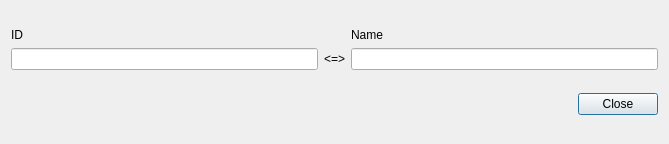
<?xml version="1.0" encoding="UTF-8"?>
<ui version="4.0">
 <class>Dialog</class>
 <widget class="QDialog" name="Dialog">
  <property name="geometry">
   <rect>
    <x>0</x>
    <y>0</y>
    <width>669</width>
    <height>144</height>
   </rect>
  </property>
  <property name="windowTitle">
   <string>Dialog</string>
  </property>
  <layout class="QGridLayout" name="gridLayout_2">
   <item row="0" column="0">
    <layout class="QGridLayout" name="gridLayout" rowstretch="0,0" columnstretch="1,0,1">
     <item row="1" column="2">
      <widget class="QLineEdit" name="txt_names"/>
     </item>
     <item row="0" column="2">
      <widget class="QLabel" name="label_2">
       <property name="sizePolicy">
        <sizepolicy hsizetype="Preferred" vsizetype="Fixed">
         <horstretch>0</horstretch>
         <verstretch>0</verstretch>
        </sizepolicy>
       </property>
       <property name="text">
        <string>Name</string>
       </property>
      </widget>
     </item>
     <item row="0" column="0">
      <widget class="QLabel" name="label">
       <property name="sizePolicy">
        <sizepolicy hsizetype="Preferred" vsizetype="Fixed">
         <horstretch>0</horstretch>
         <verstretch>0</verstretch>
        </sizepolicy>
       </property>
       <property name="text">
        <string>ID</string>
       </property>
      </widget>
     </item>
     <item row="1" column="0">
      <widget class="QLineEdit" name="txt_id">
       <property name="autoFillBackground">
        <bool>false</bool>
       </property>
      </widget>
     </item>
     <item row="1" column="1">
      <widget class="QLabel" name="label_3">
       <property name="text">
        <string>&lt;=&gt;</string>
       </property>
      </widget>
     </item>
    </layout>
   </item>
   <item row="1" column="0">
    <widget class="QDialogButtonBox" name="buttonBox">
     <property name="orientation">
      <enum>Qt::Horizontal</enum>
     </property>
     <property name="standardButtons">
      <set>QDialogButtonBox::Close</set>
     </property>
    </widget>
   </item>
  </layout>
 </widget>
 <resources/>
 <connections>
  <connection>
   <sender>buttonBox</sender>
   <signal>accepted()</signal>
   <receiver>Dialog</receiver>
   <slot>accept()</slot>
   <hints>
    <hint type="sourcelabel">
     <x>248</x>
     <y>254</y>
    </hint>
    <hint type="destinationlabel">
     <x>157</x>
     <y>274</y>
    </hint>
   </hints>
  </connection>
  <connection>
   <sender>buttonBox</sender>
   <signal>rejected()</signal>
   <receiver>Dialog</receiver>
   <slot>reject()</slot>
   <hints>
    <hint type="sourcelabel">
     <x>316</x>
     <y>260</y>
    </hint>
    <hint type="destinationlabel">
     <x>286</x>
     <y>274</y>
    </hint>
   </hints>
  </connection>
 </connections>
</ui>
